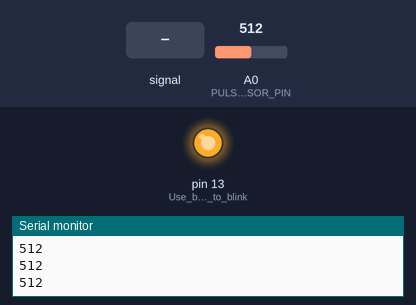
A sketch run on a simulated Arduino Uno, built with avr-gcc and run on an emulated ATmega328P. On the bench: output pins drawn as LEDs (lit = HIGH), the last lines printed to the serial monitor. Dashed ring = blinking. The inputs (shaded band) are chosen by the test bench; at power-on: A0 (PULSE_SENSOR_PIN) = 512.

Above: at 1.2 s.
1.3 s: A0 (PULSE_SENSOR_PIN) fed a 200 Hz sine of ±81 counts around its level
At 1.72 s:
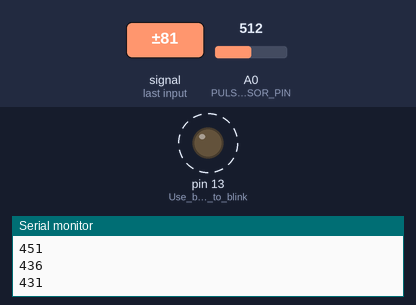
4.3 s: A0 (PULSE_SENSOR_PIN) set to 716
At 4.3 s:
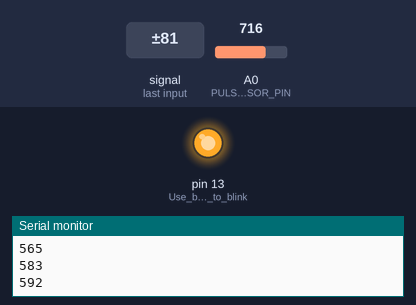
5.8 s: A0 (PULSE_SENSOR_PIN) set to 527
7.3 s: A0 (PULSE_SENSOR_PIN) set to 503
At 8.2 s:
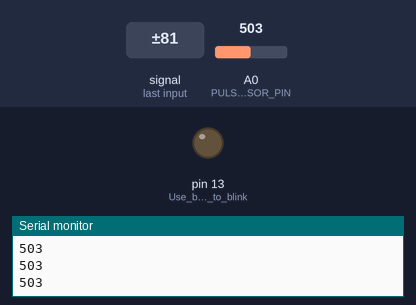
8.8 s: A0 (PULSE_SENSOR_PIN) set to 511
At 9.4 s:
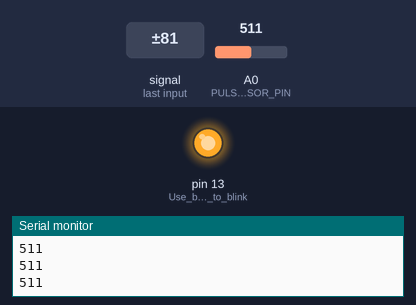
Timing chart, 0 to 11.3 s (numbered marks = the images above; inputs shaded):
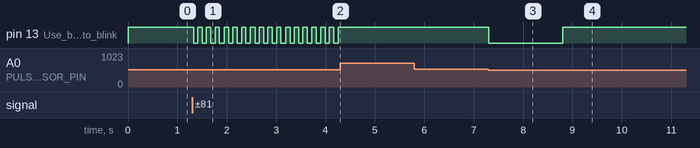

Measured:
- the behaviour switches between 511 and 510 on A0 (PULSE_SENSOR_PIN) (found by bisection; images 2 and 3)
- after the input at 1.3 s, pin 13 (Use_built-in_LED_to_blink): alternates HIGH for 0.09 s and LOW for 0.09 s, starting at once
- after the input at 4.3 s, pin 13 (Use_built-in_LED_to_blink): stops changing and stays HIGH
- after the input at 7.3 s, pin 13 (Use_built-in_LED_to_blink): HIGH → LOW at once
- after the input at 8.8 s, pin 13 (Use_built-in_LED_to_blink): LOW → HIGH at once

The sketch:

pulse_sensor_demo.ino
```cpp
int const PULSE_SENSOR_PIN = 0;   // Pulse signal pin connected to A0

int pulse_signal;          // Holds pulse sensor signal
int threshold = 510;       // Determines if pulse signal value counts as a heart beat

void setup() {
	pinMode(LED_BUILTIN,OUTPUT);  // Use built-in LED to blink to pulse
	Serial.begin(9600);
}

void loop() {

	pulse_signal = analogRead(PULSE_SENSOR_PIN); // Read pulse sensor value from pin

	Serial.println(pulse_signal); // Send pulse signal value to Serial Plotter

  // Blink LED if signal crosses threshold
	if(pulse_signal > threshold){
		digitalWrite(LED_BUILTIN,HIGH);
	} else {
		digitalWrite(LED_BUILTIN,LOW);
	}
	delay(10); // Delay to control signal frequency
}
```
